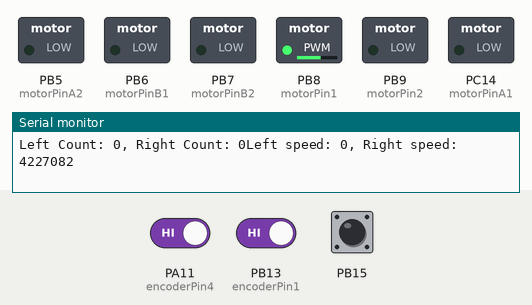
A sketch run on a simulated STM32 Blue Pill. Parts: switched loads named in the sketch (green lamp = pin HIGH), the last lines printed to the serial monitor. Inputs (shaded band) come from the test bench; at power-on: PB15 HIGH, PA11 (encoderPin4) HIGH, PB13 (encoderPin1) HIGH.

Above: at 0.05 s.
At 1.2 s:
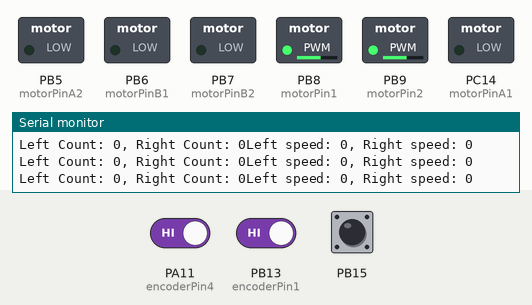
1.3 s: PB15 pulled LOW for 0.15 s
At 3.0 s:
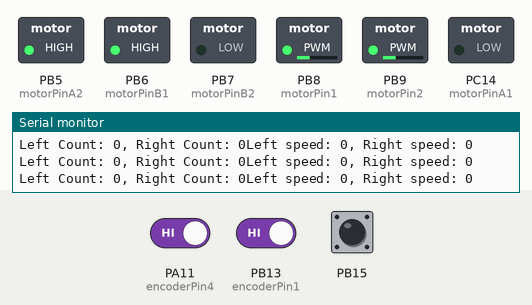
Timing chart, 0 to 4.5 s (numbered marks = the images above; inputs shaded):
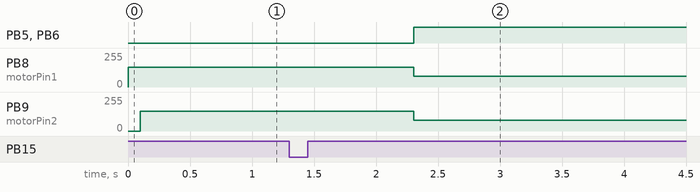

Measured:
- after the input at 1.3 s, PB5 (motorPinA2), PB6 (motorPinB1): LOW → HIGH after 1.0 s; PB8 (motorPin1), PB9 (motorPin2): 150/255 → 80/255 after 1.0 s

The sketch:

90_turn.ino
```cpp
int encoderPin1 = PB13;  // Encoder Output 'A' must be connected to interrupt pin of Arduino.
int encoderPin2 = PB12;  // Encoder Output 'B' must be connected to interrupt pin of Arduino.
int encoderPin3 = PA12;  // Encoder Output 'A' must be connected to interrupt pin of Arduino.
int encoderPin4 = PA11;  // Encoder Output 'B' must be connected to interrupt pin of Arduino.

int right_count = 0;
int left_count = 0;

// Motor control pins
int motorPin1 = PB8;  // Replace with your actual motor control pins
int motorPin2 = PB9;  // Replace with your actual motor control pins

int motorPinA1 = PC14;  // Replace with your actual motor control pins
int motorPinA2 = PB5;   // Replace with your actual motor control pins

int motorPinB1 = PB6;  // Replace with your actual motor control pins
int motorPinB2 = PB7;  // Replace with your actual motor control pins

int delta_Speed = 0;
// Constants for control
int desiredCount = 1000;  // Desired encoder count for forward motion
double Kp = 1;            // Proportional gain
double Ki = 0;            // Integral gain
double Kd = 0;            // Derivative gain
double prevError = 0;
double integral = 0;

int button1 = 0;

void setup() {
  Serial.begin(115200);  // Initialize serial communication

  pinMode(encoderPin1, INPUT_PULLUP);
  pinMode(encoderPin2, INPUT_PULLUP);
  pinMode(encoderPin3, INPUT_PULLUP);
  pinMode(encoderPin4, INPUT_PULLUP);

  pinMode(PB15, INPUT_PULLUP);
  attachInterrupt(digitalPinToInterrupt(PB15), click1, FALLING);

  attachInterrupt(digitalPinToInterrupt(encoderPin1), updateEncoder_right, FALLING);
  attachInterrupt(digitalPinToInterrupt(encoderPin4), updateEncoder_left, FALLING);

  pinMode(motorPin1, OUTPUT);
  pinMode(motorPin2, OUTPUT);

  pinMode(motorPinA1, OUTPUT);
  pinMode(motorPinA2, OUTPUT);
  pinMode(motorPinB1, OUTPUT);
  pinMode(motorPinB2, OUTPUT);


  // Initialize motor control pins (set one HIGH and the other LOW to make the robot move forward)
  digitalWrite(motorPinA1, LOW);
  digitalWrite(motorPinA2, LOW);

  digitalWrite(motorPinB1, LOW);
  digitalWrite(motorPinB2, LOW);
}

void loop() {

  if (button1 == 1) {
    // digitalWrite(motorPinA1, LOW);
    // digitalWrite(motorPinA2, HIGH);

    // digitalWrite(motorPinB1, LOW);
    // digitalWrite(motorPinB2, HIGH);

    delay(1000);

    turn_R();

    delay(500);

    turn_L();
  }


  //  // Calculate error for both encoders

  int Error = left_count - right_count;
  //int Error = 0;

  //
  //  // Calculate integral and derivative terms
  integral += Error;
  double derivative = Error - prevError;
  //
  //  // Calculate motor speed adjustments based on PID control
  delta_Speed = Kp * double(Error) + Ki * integral + Kd * derivative;

  int leftSpeed = leftSpeed - delta_Speed;
  int rightSpeed = rightSpeed + delta_Speed;

  //
  //  // Apply motor speed adjustments to achieve forward motion
  analogWrite(motorPin1, constrain(255 - leftSpeed, 0, 150));
  analogWrite(motorPin2, constrain(255 - rightSpeed, 0, 150));
  //
  //  // Update previous error for the next iteration
  prevError = Error;

  Serial.print("Left Count: ");
  Serial.print(left_count);
  Serial.print(", Right Count: ");
  Serial.print(right_count);
  Serial.print("Left speed: ");
  Serial.print(leftSpeed);
  Serial.print(", Right speed: ");
  Serial.println(rightSpeed);

  delay(100);
}

void updateEncoder_left() {
  left_count++;
}

void updateEncoder_right() {
  right_count++;
}

void click1() {
  button1 = 1;
}


void turn_R() {
  left_count = 0;
  right_count = 0;

  analogWrite(motorPin1, 80);
  analogWrite(motorPin2, 80);

  while (left_count < 85 && right_count < 85) {
    digitalWrite(motorPinA1, LOW);
    digitalWrite(motorPinA2, HIGH);
    digitalWrite(motorPinB1, HIGH);
    digitalWrite(motorPinB2, LOW);
  }
  digitalWrite(motorPinA1, LOW);
  digitalWrite(motorPinA2, LOW);
  digitalWrite(motorPinB1, LOW);
  digitalWrite(motorPinB2, LOW);
}

void turn_L() {
  left_count = 0;
  right_count = 0;

  analogWrite(motorPin1, 80);
  analogWrite(motorPin2, 80);

  while (left_count < 85 && right_count < 85) {
    digitalWrite(motorPinA1, HIGH);
    digitalWrite(motorPinA2, LOW);
    digitalWrite(motorPinB1, LOW);
    digitalWrite(motorPinB2, HIGH);
  }
  digitalWrite(motorPinA1, LOW);
  digitalWrite(motorPinA2, LOW);
  digitalWrite(motorPinB1, LOW);
  digitalWrite(motorPinB2, LOW);
}
```
